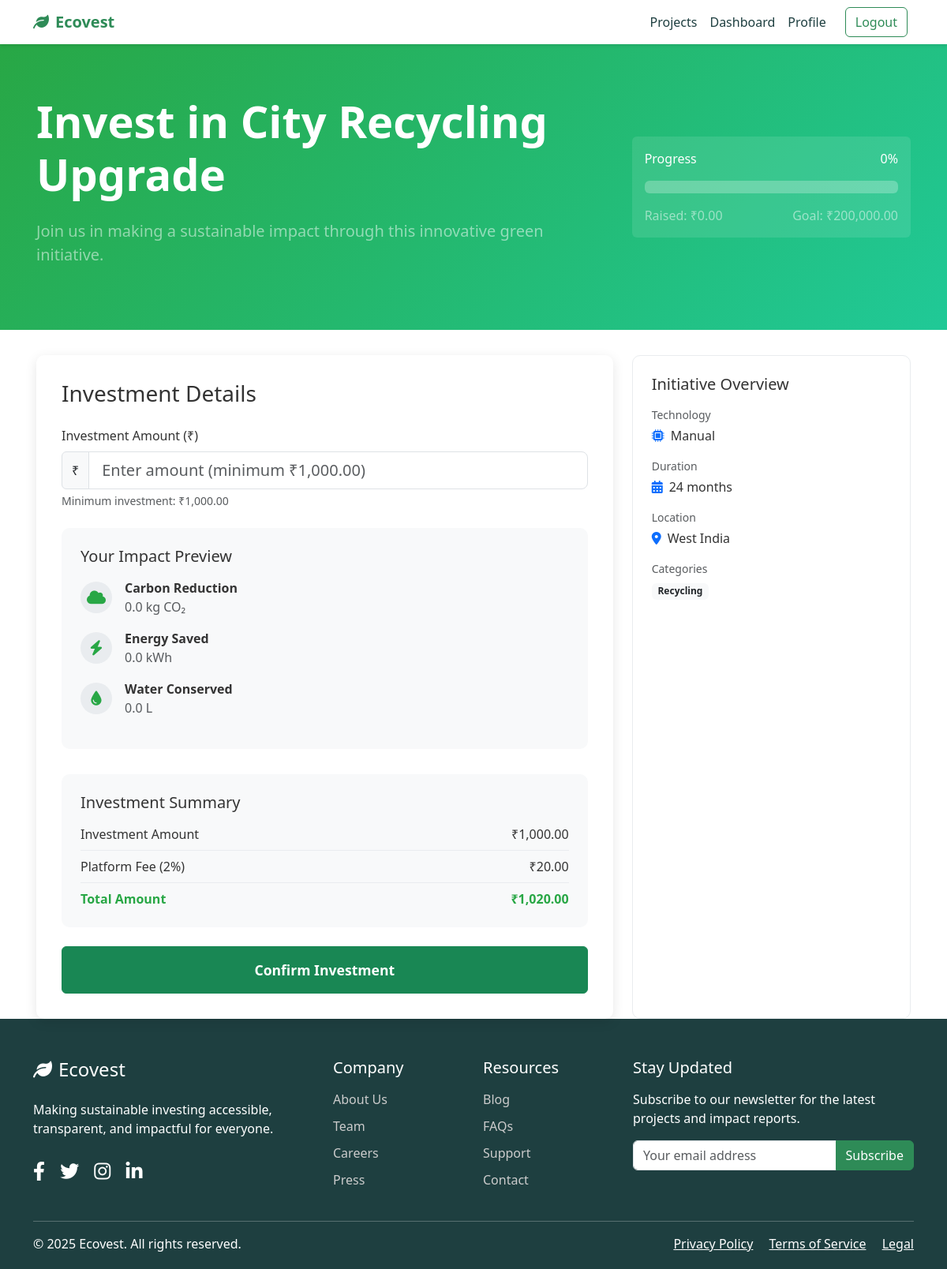
The app's page /investments/invest/34/ (signed in), older data.
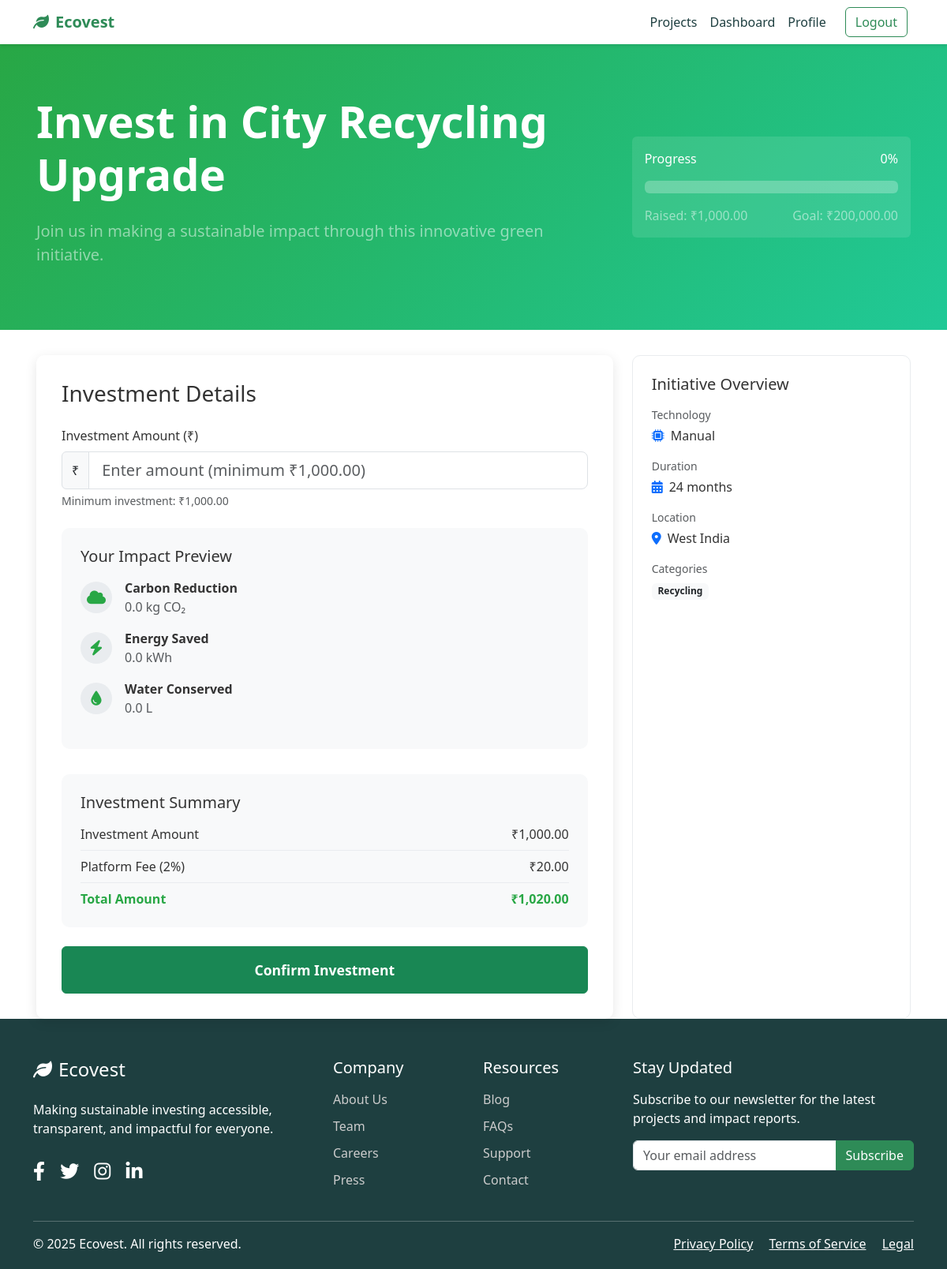
The same page, newer data.
### initiatives/models.py (models this page shows, shortened)
class Initiative(models.Model):
    STATUS_CHOICES = [
        ('draft', 'Draft'),
        ('active', 'Active'),
        ('funded', 'Funded'),
        ('completed', 'Completed'),
        ('cancelled', 'Cancelled')
    ]
    LOCATION_CHOICES = [
        ('North India', 'North India'),
        ('South India', 'South India'),
        ('East India', 'East India'),
        ('West India', 'West India'),
    ]
    TECHNOLOGY_CHOICES = [
        ('Solar', 'Solar'),
        ('Wind', 'Wind'),
        ('Hydro', 'Hydro'),
        ('Organic', 'Organic'),
        ('Mechanical', 'Mechanical'),
        ('Chemical', 'Chemical'),
        ('Biofuel', 'Biofuel'),
        ('EV', 'EV'),
        ('Manual', 'Manual'),
        ('AI', 'AI')
    ]
    RISK_CHOICES = [
        ('low', 'Low Risk'),
        ('medium', 'Medium Risk'),
        ('high', 'High Risk')
    ]
    title = models.CharField(max_length=200)
    description = models.TextField()
    categories = models.ManyToManyField(Category, related_name='initiatives')
    image = models.ImageField(upload_to='initiatives/', null=True, blank=True)
    status = models.CharField(max_length=20, choices=STATUS_CHOICES, default='draft')
    location = models.CharField(max_length=100)
    technology_type = models.CharField(max_length=20, choices=TECHNOLOGY_CHOICES, default='Manual')
    goal_amount = models.DecimalField(max_digits=12, decimal_places=2)
    current_amount = models.DecimalField(max_digits=12, decimal_places=2, default=0)
    created_at = models.DateTimeField(auto_now_add=True)
    updated_at = models.DateTimeField(auto_now=True)
    risk_level = models.CharField(max_length=20, choices=RISK_CHOICES, default='medium')
    duration_months = models.IntegerField(default=12)
    min_investment = models.DecimalField(max_digits=10, decimal_places=2, default=1000)
    max_investment = models.DecimalField(max_digits=12, decimal_places=2, null=True, blank=True)
    roi_estimate = models.DecimalField(max_digits=5, decimal_places=2, default=0)
    carbon_reduction_per_investment = models.FloatField(default=0)
    energy_savings_per_investment = models.FloatField(default=0)
    water_savings_per_investment = models.FloatField(default=0)
    carbon_impact = models.FloatField(default=0)  # CO2 reduction in kg
    energy_impact = models.FloatField(default=0)  # Energy saved in kWh
    water_impact = models.FloatField(default=0)   # Water saved in liters
    project_scale = models.IntegerField(
        choices=[
            (1, 'Small'),
            (2, 'Medium'),
            (3, 'Large'),
            (4, 'Very Large'),
            (5, 'Enterprise')
        ],
        default=3
    )
    def calculate_risk_score(self):
        analyzer = PortfolioAnalyzer()
        return analyzer.calculate_risk_score(self)
    def get_risk_label(self):
        analyzer = PortfolioAnalyzer()
        return analyzer.get_risk_label(self.calculate_risk_score())
    def get_progress_percentage(self):
        if self.goal_amount == 0:
            return 0
        return (self.current_amount / self.goal_amount) * 100
    class Meta:
        ordering = ['-created_at']

### investments/views.py (the view, shortened to what this page needs)
# urls.py: path('invest/<int:pk>/', views.invest_initiative, name='invest_initiative'),
@login_required
def invest_initiative(request, pk):
    initiative = get_object_or_404(Initiative, pk=pk)
    try:
        amount = Decimal(request.POST.get('amount', initiative.min_investment))
        if amount < initiative.min_investment:
            amount = initiative.min_investment
        elif initiative.max_investment and amount > initiative.max_investment:
            amount = initiative.max_investment
    except (ValueError, InvalidOperation):
        amount = initiative.min_investment
    impact_metrics = Investment.calculate_impact_for_amount(initiative, amount)
    context = {
        'initiative': initiative,
        'impact_metrics': impact_metrics,
        'min_investment': initiative.min_investment,
        'max_investment': initiative.max_investment,
        'roi_estimate': initiative.roi_estimate,
        'risk_level': initiative.get_risk_label(),
        'progress_percentage': initiative.get_progress_percentage()
    }
    return render(request, 'investments/invest.html', context)

### investments/portfolio_analyzer.py (called while the page is built)
    def calculate_risk_score(self, initiative):
        base_score = self.SCALE_WEIGHTS.get(initiative.project_scale, 3)
        risk_level_score = self.RISK_LEVEL_WEIGHTS.get(initiative.risk_level, 3)
        final_score = (base_score + risk_level_score) / 2
        return final_score

    def get_risk_label(self, score):
        if score <= 2:
            return 'Low Risk'
        elif score <= 4:
            return 'Medium Risk'
        else:
            return 'High Risk'

### investments/templates/investments/invest.html (shortened to what the changed rows need)
{% extends 'core/base.html' %}
{% load static %}
{% load humanize %}
{% block content %}
<section class="hero">
    <div class="content-wrapper">
        <div class="row align-items-center">
            <div class="col-lg-8">
                <h1 class="display-4 fw-bold mb-4">Invest in {{ initiative.title }}</h1>
                <p class="lead text-white-50">Join us in making a sustainable impact through this innovative green initiative.</p>
            </div>
            <div class="col-lg-4">
                <div class="card bg-white bg-opacity-10 border-0">
                    <div class="card-body">
                        <div class="d-flex justify-content-between align-items-center mb-3">
                            <span class="text-white">Progress</span>
                            <span class="text-white">{% widthratio initiative.current_amount initiative.goal_amount 100 %}%</span>
                        </div>
                        <div class="d-flex justify-content-between text-white-50">
                            <span>Raised: ₹{{ initiative.current_amount|floatformat:2|intcomma }}</span>
                            <span>Goal: ₹{{ initiative.goal_amount|floatformat:2|intcomma }}</span>
                        </div>
                    </div>
                </div>
            </div>
        </div>
    </div>
</section>
<div class="content-wrapper">
    <div class="row">
        <div class="col-lg-8">
            <div class="investment-form">
                <form method="post" id="investmentForm">
                    <div class="mb-4">
                        <label for="amount" class="form-label">Investment Amount (₹)</label>
                        <div class="input-group">
                            <span class="input-group-text">₹</span>
                            <input type="number" class="form-control form-control-lg" id="amount" name="amount"
                                   min="{{ min_investment }}" max="{% if max_investment %}{{ max_investment }}{% endif %}"
                                   step="100" required
                                   placeholder="Enter amount (minimum ₹{{ min_investment|intcomma }})">
                        </div>
                        <div class="form-text">Minimum investment: ₹{{ min_investment|intcomma }}{% if max_investment %}, Maximum: ₹{{ max_investment|intcomma }}{% endif %}</div>
                    </div>
                </form>
            </div>
        </div>
        <div class="col-lg-4">
            <div class="info-card mb-4">
                <div class="mb-3">
                    <small class="text-muted d-block mb-1">Technology</small>
                    <div class="d-flex align-items-center">
                        <i class="fas fa-microchip text-primary me-2"></i>
                        {{ initiative.technology_type }}
                    </div>
                </div>
                <div class="mb-3">
                    <small class="text-muted d-block mb-1">Duration</small>
                    <div class="d-flex align-items-center">
                        <i class="fas fa-calendar-alt text-primary me-2"></i>
                        {{ initiative.duration_months }} months
                    </div>
                </div>
                <div class="mb-3">
                    <small class="text-muted d-block mb-1">Location</small>
                    <div class="d-flex align-items-center">
                        <i class="fas fa-map-marker-alt text-primary me-2"></i>
                        {{ initiative.location }}
                    </div>
                </div>
            </div>
        </div>
    </div>
</div>
{% endblock %}

Row changes from the older to the newer data that the page shows:
changed Initiative "City Recycling Upgrade": current_amount "0.00" → "1,000.00"
